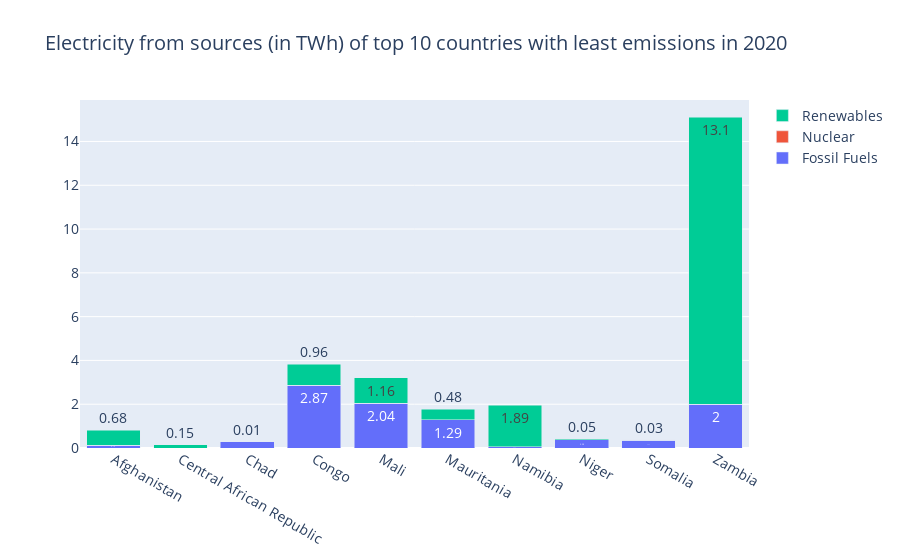
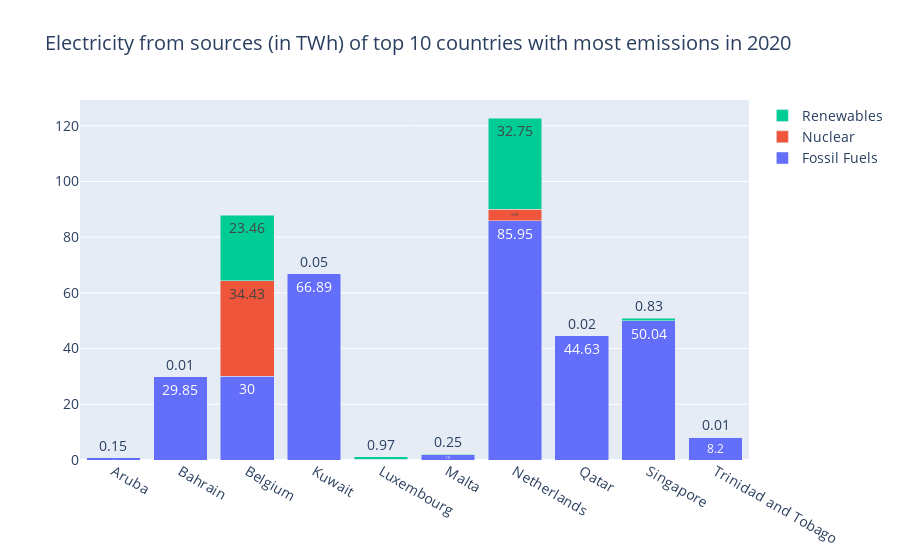

Notebook cell for these charts, in order:
### Markdown cell above
### The First Argument of Your First Perspective

### Code cell
df = pd.read_csv('../datasets/sus.csv')

df_orig = df[df["Year"] == 2020]

df = df_orig[df_orig["Entity"].isin(["Central African Republic", "Chad", "Niger", "Somalia", "Mali", "Mauritania", "Congo", "Namibia", "Afghanistan", "Zambia"])]

dfg = df_orig[df_orig["Entity"].isin(["Singapore", "Bahrain", "Trinidad and Tobago", "Aruba", "Malta", "Qatar", "Kuwait", "Netherlands", "Luxembourg", "Belgium"])]

# Good countries
trace1 = go.Bar(
    x = df['Entity'],
    y = df['Electricity from fossil fuels (TWh)'],
    name='Fossil Fuels',
    text = df['Electricity from fossil fuels (TWh)'],
)

trace2 = go.Bar(
    x = df['Entity'],
    y = df['Electricity from nuclear (TWh)'],
    name='Nuclear',
    text = df['Electricity from nuclear (TWh)'],
)

trace3 = go.Bar(
    x = df['Entity'],
    y = df['Electricity from renewables (TWh)'],
    name='Renewables',
    text = df['Electricity from renewables (TWh)'],
)
fig = go.Figure(data=[trace1, trace2, trace3], layout=go.Layout(barmode='stack', font_size = 14,
                                                                title= "Electricity from sources (in TWh) of top 10 countries with least emissions in 2020")).show()

# Good countries
trace1 = go.Bar(
    x = dfg['Entity'],
    y = dfg['Electricity from fossil fuels (TWh)'],
    name='Fossil Fuels',
    text = dfg['Electricity from fossil fuels (TWh)'],
)

trace2 = go.Bar(
    x = dfg['Entity'],
    y = dfg['Electricity from nuclear (TWh)'],
    name='Nuclear',
    text = dfg['Electricity from nuclear (TWh)'],
)

trace3 = go.Bar(
    x = dfg['Entity'],
    y = dfg['Electricity from renewables (TWh)'],
    name='Renewables',
    text = dfg['Electricity from renewables (TWh)'],
)
fig = go.Figure(data=[trace1, trace2, trace3], layout=go.Layout(barmode='stack', font_size = 14,
                                                                title= "Electricity from sources (in TWh) of top 10 countries with most emissions in 2020")).show()

### Figure 1 — Plotly figure (JSON) as saved in the notebook; plotly's stock layout.template omitted (floating-point values rounded to 4 significant figures)
{"data": [{"name": "Fossil Fuels", "text": [0.12, 0, 0.28, 2.87, 2.04, 1.29, 0.06, 0.38, 0.35, 2], "type": "bar", "x": ["Afghanistan", "Central African Republic", "Chad", "Congo", "Mali", "Mauritania", "Namibia", "Niger", "Somalia", "Zambia"], "y": [0.12, 0, 0.28, 2.87, 2.04, 1.29, 0.06, 0.38, 0.35, 2]}, {"name": "Nuclear", "text": [0, 0, 0, 0, 0, 0, 0, 0, 0, 0], "type": "bar", "x": ["Afghanistan", "Central African Republic", "Chad", "Congo", "Mali", "Mauritania", "Namibia", "Niger", "Somalia", "Zambia"], "y": [0, 0, 0, 0, 0, 0, 0, 0, 0, 0]}, {"name": "Renewables", "text": [0.68, 0.15, 0.01, 0.96, 1.16, 0.48, 1.89, 0.05, 0.03, 13.1], "type": "bar", "x": ["Afghanistan", "Central African Republic", "Chad", "Congo", "Mali", "Mauritania", "Namibia", "Niger", "Somalia", "Zambia"], "y": [0.68, 0.15, 0.01, 0.96, 1.16, 0.48, 1.89, 0.05, 0.03, 13.1]}], "layout": {"barmode": "stack", "font": {"size": 14}, "title": {"text": "Electricity from sources (in TWh) of top 10 countries with least emissions in 2020"}}}

### Figure 2 — Plotly figure (JSON) as saved in the notebook; plotly's stock layout.template omitted (floating-point values rounded to 4 significant figures)
{"data": [{"name": "Fossil Fuels", "text": [0.73, 29.85, 30, 66.89, 0.25, 1.9, 85.95, 44.63, 50.04, 8.2], "type": "bar", "x": ["Aruba", "Bahrain", "Belgium", "Kuwait", "Luxembourg", "Malta", "Netherlands", "Qatar", "Singapore", "Trinidad and Tobago"], "y": [0.73, 29.85, 30, 66.89, 0.25, 1.9, 85.95, 44.63, 50.04, 8.2]}, {"name": "Nuclear", "text": [0, 0, 34.43, 0, 0, 0, 4.09, 0, 0, 0], "type": "bar", "x": ["Aruba", "Bahrain", "Belgium", "Kuwait", "Luxembourg", "Malta", "Netherlands", "Qatar", "Singapore", "Trinidad and Tobago"], "y": [0, 0, 34.43, 0, 0, 0, 4.09, 0, 0, 0]}, {"name": "Renewables", "text": [0.15, 0.01, 23.46, 0.05, 0.97, 0.25, 32.75, 0.02, 0.83, 0.01], "type": "bar", "x": ["Aruba", "Bahrain", "Belgium", "Kuwait", "Luxembourg", "Malta", "Netherlands", "Qatar", "Singapore", "Trinidad and Tobago"], "y": [0.15, 0.01, 23.46, 0.05, 0.97, 0.25, 32.75, 0.02, 0.83, 0.01]}], "layout": {"barmode": "stack", "font": {"size": 14}, "title": {"text": "Electricity from sources (in TWh) of top 10 countries with most emissions in 2020"}}}
